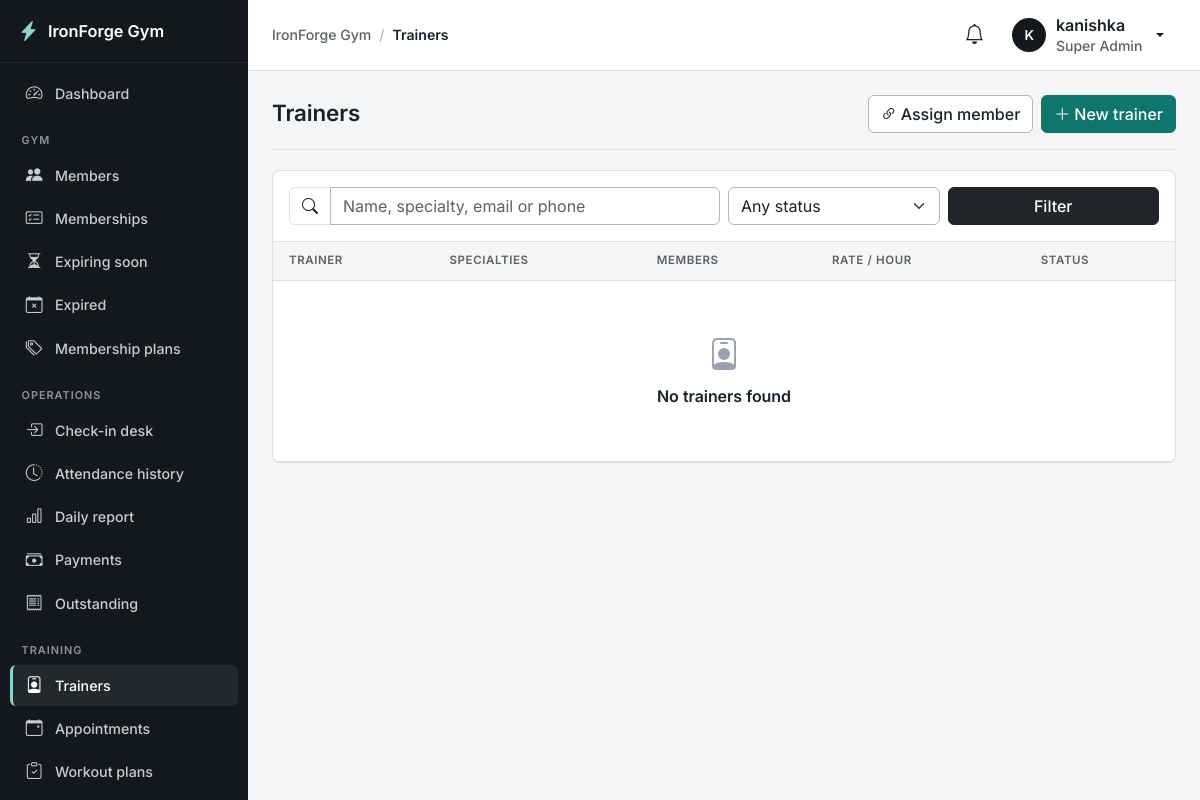
Before: /trainers/ (signed in) with the older database file.
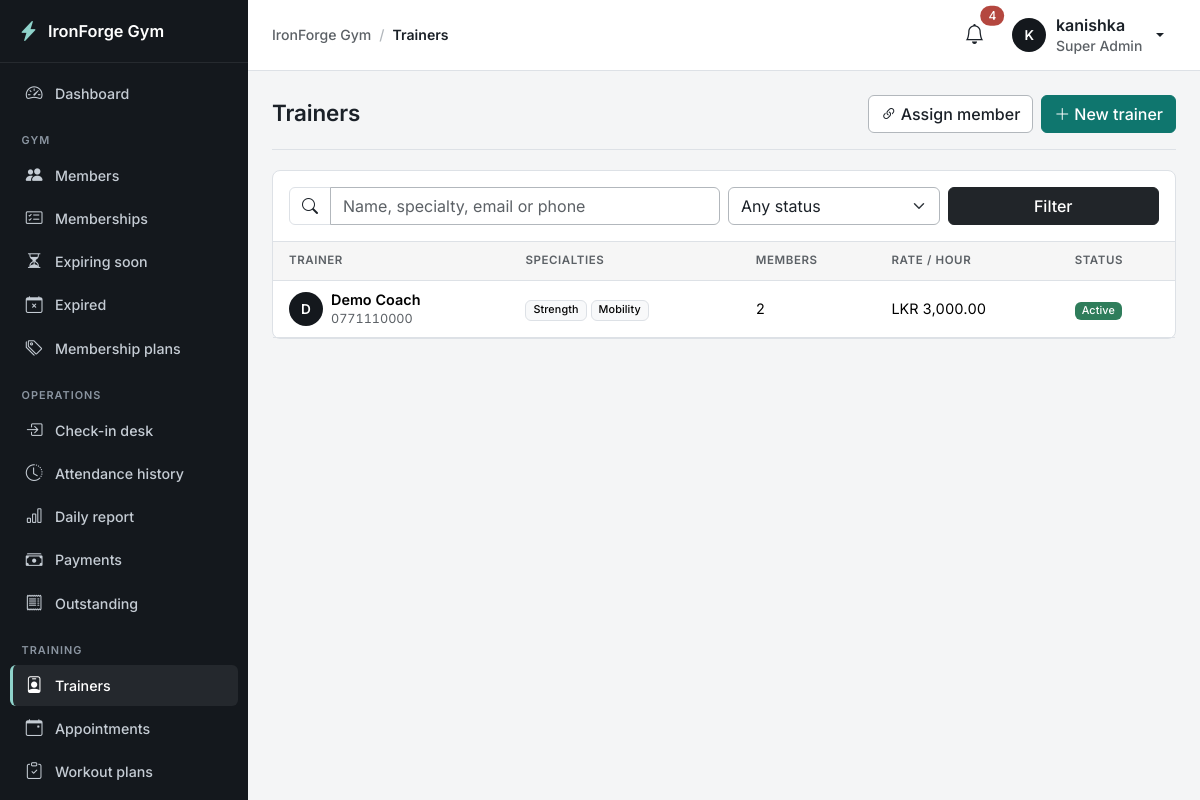
After: the same page with the newer database file.
### apps/trainers/models.py (models this page shows, shortened)
class Trainer(models.Model):
    user = models.OneToOneField(settings.AUTH_USER_MODEL, null=True, blank=True, on_delete=models.SET_NULL,
                                related_name="trainer_profile", help_text="The trainer's login (role: Trainer).")
    full_name = models.CharField(max_length=150)
    email = models.EmailField(blank=True)
    phone = models.CharField(max_length=20, validators=[phone_validator])
    photo = models.ImageField(upload_to=trainer_photo_path, blank=True)
    bio = models.TextField(blank=True)
    qualifications = models.TextField(blank=True)
    specialties = models.CharField(max_length=255, blank=True, help_text="Comma-separated, e.g. Strength, Yoga, Rehab.")
    employment_status = models.CharField(max_length=12, choices=EmploymentStatus.choices, default=EmploymentStatus.ACTIVE, db_index=True)
    hire_date = models.DateField(default=timezone.localdate)
    hourly_rate = models.DecimalField("personal training rate (LKR / hour)", max_digits=10, decimal_places=2, default=0,
                                      help_text="0 = sessions are free. The fee is copied onto each appointment when booked.")
    created_at = models.DateTimeField(auto_now_add=True)
    updated_at = models.DateTimeField(auto_now=True)
    class Meta:
        ordering = ["full_name"]
        constraints = [models.CheckConstraint(condition=Q(hourly_rate__gte=0), name="trainer_rate_non_negative")]
    def get_absolute_url(self):
        return reverse("trainers:detail", args=[self.pk])
    @property
    def specialty_list(self):
        return [s.strip() for s in self.specialties.split(",") if s.strip()]
    @property
    def initials(self):
        return (self.full_name.strip()[:1] or "?").upper()

### apps/trainers/views.py (the view)
# urls.py: path("", views.TrainerListView.as_view(), name="list"),
class TrainerListView(GymPermissionMixin, ListView):
    required_permission = "trainers.view"
    template_name = "trainers/trainer_list.html"
    paginate_by = 12
    def get_queryset(self):
        today = timezone.localdate()
        qs = Trainer.objects.annotate(
            member_count=Count("assignments", filter=Q(assignments__end_date__isnull=True), distinct=True))
        g = self.request.GET
        if g.get("q", "").strip():
            q = g["q"].strip()
            qs = qs.filter(Q(full_name__icontains=q) | Q(specialties__icontains=q) | Q(email__icontains=q) | Q(phone__contains=q))
        if g.get("status") in EmploymentStatus.values:
            qs = qs.filter(employment_status=g["status"])
        return qs.order_by("full_name", "pk")
    def get_context_data(self, **kwargs):
        g = self.request.GET
        return super().get_context_data(q=g.get("q", ""), status=g.get("status", ""), statuses=EmploymentStatus.choices, **kwargs)

### apps/accounts/mixins.py (called while the page is built)
    def dispatch(self, request, *args, **kwargs):
        if not request.user.is_authenticated:
            return self.handle_no_permission()
        if self.required_permission and not request.user.has_gym_perm(self.required_permission):
            raise PermissionDenied
        return super().dispatch(request, *args, **kwargs)

### apps/accounts/models.py (called while the page is built)
    @property
    def is_super_admin(self):
        return self.role == Role.SUPER_ADMIN

    @property
    def display_name(self):
        return self.get_full_name() or self.username

    def gym_permissions(self):
        if not hasattr(self, "_gym_permissions"):
            if not self.is_active:
                perms = set()
            elif self.is_super_admin:
                perms = set(PERMISSIONS) | SUPER_ADMIN_ONLY
            else:
                perms = set(RolePermission.objects.filter(role=self.role).values_list("permission", flat=True))
            self._gym_permissions = perms
        return self._gym_permissions

    def has_gym_perm(self, code):
        return code in self.gym_permissions()

### apps/core/appearance.py (called while the page is built)
def _rgb(color):
    return tuple(int(color[i:i + 2], 16) for i in (1, 3, 5))

### templates/trainers/trainer_list.html (shortened to what this page needs)
{% extends "base.html" %}
{% load gym %}
{% block content %}
<div class="page-header"><h1>Trainers</h1>
  <div class="d-flex gap-2">
    {% if request.user|can:"trainers.manage" %}<a href="{% url 'trainers:assign' %}" class="btn btn-outline-secondary"><i class="bi bi-link-45deg me-1"></i>Assign member</a>
    <a href="{% url 'trainers:create' %}" class="btn btn-primary"><i class="bi bi-plus-lg me-1"></i>New trainer</a>{% endif %}</div></div>
<div class="card">
  <div class="card-body border-bottom"><form method="get" class="row g-2" data-no-loading>
    <div class="col-md-6">{% include "components/search_bar.html" with q=q placeholder="Name, specialty, email or phone" %}</div>
    <div class="col-6 col-md-3"><select name="status" class="form-select" aria-label="Status"><option value="">Any status</option>
      {% for v, l in statuses %}<option value="{{ v }}" {% if v == status %}selected{% endif %}>{{ l }}</option>{% endfor %}</select></div>
    <div class="col-6 col-md-3 d-flex gap-2"><button class="btn btn-dark flex-grow-1" type="submit" data-no-loading>Filter</button>
      {% if q or status %}<a href="{% url 'trainers:list' %}" class="btn btn-outline-secondary"><i class="bi bi-x-lg"></i></a>{% endif %}</div>
  </form></div>
  <div class="table-responsive"><table class="table table-hover mb-0">
    <thead><tr><th>Trainer</th><th>Specialties</th><th>Members</th><th>Rate / hour</th><th>Status</th></tr></thead>
    <tbody>
    {% for t in object_list %}
      <tr>
        <td><div class="d-flex align-items-center gap-2">{% if t.photo %}<img src="{{ t.photo.url }}" alt="" class="avatar-img">{% else %}<span class="avatar">{{ t.initials }}</span>{% endif %}
          <div class="lh-sm"><a href="{{ t.get_absolute_url }}" class="fw-semibold text-reset text-decoration-none">{{ t.full_name }}</a><div><small class="text-muted">{{ t.phone }}</small></div></div></div></td>
        <td>{% for s in t.specialty_list %}<span class="badge text-bg-light border me-1">{{ s }}</span>{% empty %}<span class="text-muted">—</span>{% endfor %}</td>
        <td>{{ t.member_count }}</td>
        <td class="text-nowrap">{% if t.hourly_rate %}{{ t.hourly_rate|lkr }}{% else %}<span class="text-muted">Free</span>{% endif %}</td>
        <td><span class="badge text-bg-{% if t.employment_status == 'active' %}success{% elif t.employment_status == 'on_leave' %}warning{% else %}secondary{% endif %}">{{ t.get_employment_status_display }}</span></td>
      </tr>
    {% empty %}
      <tr><td colspan="5">{% include "components/empty_state.html" with icon="person-badge" title="No trainers found" %}</td></tr>
    {% endfor %}
    </tbody></table></div>
</div>
{% endblock %}

### templates/base.html (shortened to what the changed rows need)
{% load static gym %}<!doctype html>
<html lang="en" data-bs-theme="light">
<head>
  <link href="https://cdn.jsdelivr.net/npm/bootstrap@5.3.3/dist/css/bootstrap.min.css" rel="stylesheet">
  <link href="https://cdn.jsdelivr.net/npm/bootstrap-icons@1.11.3/font/bootstrap-icons.min.css" rel="stylesheet">
  <link href="{% static 'css/app.css' %}" rel="stylesheet">
</head>
<body data-sidebar="{{ APPEARANCE.layout.sidebar_style }}" data-stat-cols="{{ APPEARANCE.layout.stat_columns }}">
<div class="app-shell">
  <div class="main">
    <header class="topbar">
      <div class="ms-auto d-flex align-items-center gap-2">
      <div class="dropdown">
        <button class="btn btn-icon position-relative" data-bs-toggle="dropdown" aria-expanded="false" aria-label="Notifications"><i class="bi bi-bell fs-5"></i>
          {% if unread_notifications %}<span class="position-absolute top-0 start-100 translate-middle badge rounded-pill text-bg-danger">{{ unread_notifications }}</span>{% endif %}</button>
      </div>
      </div>
    </header>
    <main class="content" id="main" tabindex="-1">
      {% block content %}{% endblock %}
    </main>
  </div>
</div>
</body>
</html>

Changed rows visible on the page:
added Trainer: initials "D", full_name "Demo Coach", phone "0771110000", specialty_list "Strength" "Mobility", member_count "2", hourly_rate|lkr "LKR 3,000.00", employment_status "Active"
Other visible differences:
{{ unread_notifications }}: (not shown) → "4"
{{ title|default:"Nothing here yet" }}: "No trainers found" → (not shown)
